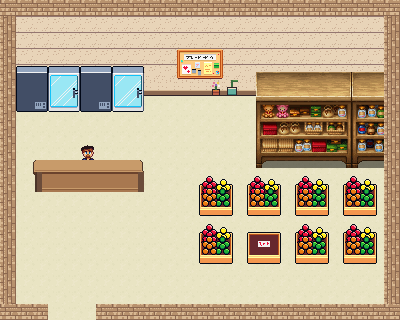

This game map was drawn from its Tiled (.tmx) file and the tilesets committed beside it. A one-line description and the trimmed map source follow:
An orthogonal 25x20 tile map with 16x16 px tiles, 5 tile layers (suelo, pared, objetos, Capa de patrones 5, ...), 7 tilesets and 18 objects (zonaSalir, zonaComprar).

<map version="1.10" tiledversion="1.12.2" orientation="orthogonal" renderorder="right-down" width="25" height="20" tilewidth="16" tileheight="16" infinite="0" nextlayerid="12" nextobjectid="40">
 <tileset firstgid="1" source="Inside_A4.tsx" />
 <tileset firstgid="2161" source="meadowkeep_interior_lite_sheet_1x.tsx" />
 <tileset firstgid="2289" source="tileset-furnitureShifted.tsx" />
 <tileset firstgid="4593" source="furn_counter_body_208x48.tsx" />
 <tileset firstgid="4632" source="personajeTienda.tsx" />
 <tileset firstgid="4640" source="pjTienda.tsx" />
 <tileset firstgid="4642" source="grocery store assets.tsx" />
 <group id="5" name="abajo">
  <layer id="1" name="suelo" width="25" height="20">
   <data>[500 cells, 500 non-empty, 1 distinct tile ids]</data>
  </layer>
  <layer id="2" name="pared" width="25" height="20">
   <data>[500 cells, 150 non-empty, 2 distinct tile ids]</data>
  </layer>
  <layer id="3" name="objetos" width="25" height="20">
   <data>[500 cells, 181 non-empty, 115 distinct tile ids]</data>
  </layer>
  <layer id="10" name="Capa de patrones 5" width="25" height="20">
   <data>[500 cells, 83 non-empty, 2 distinct tile ids]</data>
  </layer>
 </group>
 <objectgroup id="9" name="zonaSalir">
  <object id="32" name="zonaSalir" x="47.3333" y="304" width="50" height="15.3333" />
 </objectgroup>
 <objectgroup id="7" name="zonaComprar">
  <object id="17" name="zonaComprar" type="zonaComprar" x="15.6667" y="143.667" width="145.333" height="64.3333" />
 </objectgroup>
 <objectgroup id="6" name="Colisiones">
  <object id="18" x="258" y="74" width="141.333" height="93.3333" />
  <object id="19" x="36.6667" y="161.333" width="103.333" height="29.3333" />
  <object id="21" x="200.834" y="183.167" width="31.3333" height="30.3333" />
  <object id="22" x="249.167" y="183.167" width="30" height="29.1667" />
  <object id="23" x="296.5" y="183.5" width="31.1667" height="29.8333" />
  <object id="24" x="344.5" y="182.667" width="31.1667" height="29.6667" />
  <object id="25" x="345" y="232.667" width="30.6667" height="28.5" />
  <object id="26" x="296.5" y="230.5" width="31.5" height="30" />
  <object id="27" x="248.334" y="233" width="31.1667" height="26.8333" />
  <object id="28" x="202" y="233.5" width="30.5" height="27.3333" />
  <object id="29" x="16" y="66.6667" width="126.667" height="42.6667" />
  <object id="31" x="1.33333" y="1.33333" width="397.333" height="94" />
  <object id="35" x="107" y="312" width="284" height="2" />
  <object id="36" x="393" y="1" height="300" />
  <object id="38" x="8" y="99" width="1" height="215" />
  <object id="39" x="11" y="312" width="29" />
 </objectgroup>
 <group id="11" name="arriba">
  <layer id="4" name="vendedor" width="25" height="20">
   <data>[500 cells, 1 non-empty, 1 distinct tile ids]</data>
  </layer>
 </group>
</map>
